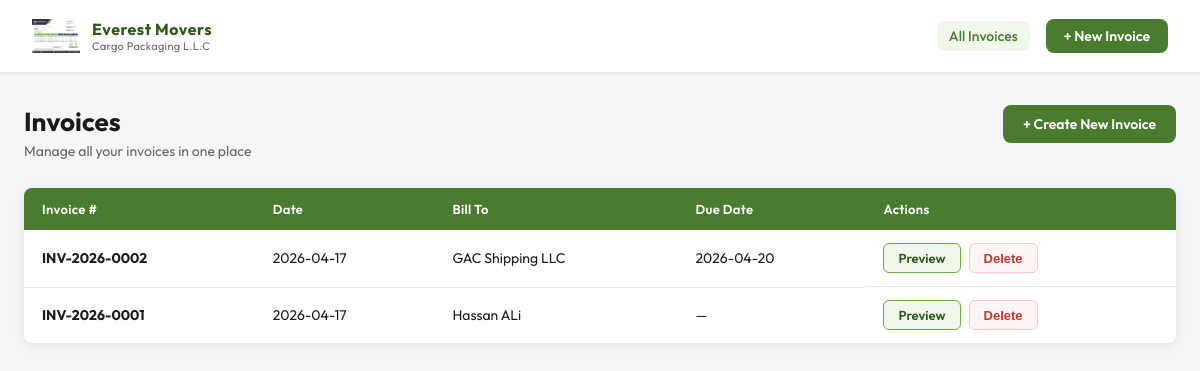
The page / on the database its author committed.
### tables this page shows
CREATE TABLE invoices (
            id INTEGER PRIMARY KEY AUTOINCREMENT,
            invoice_number TEXT NOT NULL,
            invoice_date TEXT NOT NULL,
            due_date TEXT,
            bill_to_name TEXT,
            bill_to_address TEXT,
            bill_to_email TEXT,
            company_name TEXT DEFAULT 'EVEREST MOVERS CARGO PACKAGING LLC',
            company_address TEXT DEFAULT 'IT CANTER BUR DUBAI OFFICE NO 403, DUBAI UAE',
            company_phone TEXT DEFAULT '+92 3096882551',
            company_email TEXT DEFAULT 'support@eversemovers.com',
            tax_percent REAL DEFAULT 0,
            discount REAL DEFAULT 0,
            terms TEXT DEFAULT '',
            created_at TEXT DEFAULT CURRENT_TIMESTAMP
        );

### app.py (the view)
@app.route('/')
def index():
    conn = get_db()
    cursor = conn.cursor()
    cursor.execute("SELECT * FROM invoices ORDER BY created_at DESC")
    invoices = cursor.fetchall()
    conn.close()
    return render_template('index.html', invoices=invoices)

### app.py (called while the page is built)
def get_db():
    conn = sqlite3.connect(DB_PATH)
    conn.row_factory = sqlite3.Row
    return conn

### templates/index.html (shortened to what this page needs)
{% extends "base.html" %}
{% block content %}
<div class="page-header">
    <div>
        <h1 class="page-title">Invoices</h1>
        <p class="page-subtitle">Manage all your invoices in one place</p>
    </div>
    <a href="{{ url_for('create_invoice') }}" class="btn-primary">+ Create New Invoice</a>
</div>
{% if invoices %}
<div class="invoice-table-wrapper">
    <table class="invoice-list-table">
        <thead>
            <tr>
                <th>Invoice #</th>
                <th>Date</th>
                <th>Bill To</th>
                <th>Due Date</th>
                <th>Actions</th>
            </tr>
        </thead>
        <tbody>
            {% for inv in invoices %}
            <tr>
                <td><strong>{{ inv.invoice_number }}</strong></td>
                <td>{{ inv.invoice_date }}</td>
                <td>{{ inv.bill_to_name or '—' }}</td>
                <td>{{ inv.due_date or '—' }}</td>
                <td class="action-cell">
                    <a href="{{ url_for('view_invoice', invoice_id=inv.id) }}" class="btn-view">Preview</a>
                    <button class="btn-delete" onclick="deleteInvoice({{ inv.id }})">Delete</button>
                </td>
            </tr>
            {% endfor %}
        </tbody>
    </table>
</div>
{% endif %}
{% endblock %}

### static/css/style.css (style rules this page uses)
* { margin: 0; padding: 0; box-sizing: border-box; }
:root { --green: #4a7c2f; --green-dark: #2d5a1b; --green-light: #6aad3f; --black: #1a1a1a; --gray-dark: #333; --gray-mid: #666; --gray-light: #e8e8e8; --gray-bg: #f5f6f8; --white: #ffffff; --accent: #f0f7eb; --border: #d0d0d0; --shadow: 0 2px 12px rgba(0,0,0,0.08); --radius: 8px; }
body { font-family: 'Outfit', 'Inter', sans-serif; background: var(--gray-bg); color: var(--black); min-height: 100vh; }
.page-header { display: flex; align-items: flex-start; justify-content: space-between; margin-bottom: 28px; }
.page-title { font-size: 26px; font-weight: 700; color: var(--black); }
.page-subtitle { font-size: 14px; color: var(--gray-mid); margin-top: 4px; }
.btn-primary { background: var(--green); color: white; border: none; padding: 10px 20px; border-radius: var(--radius); font-size: 14px; font-weight: 600; cursor: pointer; text-decoration: none; display: inline-flex; align-items: center; gap: 6px; transition: background 0.2s; }
.btn-view { background: var(--accent); color: var(--green-dark); border: 1px solid var(--green-light); padding: 6px 14px; border-radius: 6px; font-size: 13px; font-weight: 600; cursor: pointer; text-decoration: none; transition: all 0.2s; }
.btn-delete { background: #fff5f5; color: #c0392b; border: 1px solid #f5c6c6; padding: 6px 14px; border-radius: 6px; font-size: 13px; font-weight: 600; cursor: pointer; transition: all 0.2s; }
.invoice-table-wrapper { background: white; border-radius: var(--radius); box-shadow: var(--shadow); overflow: hidden; }
.invoice-list-table { width: 100%; border-collapse: collapse; }
.invoice-list-table th { background: var(--green); color: white; padding: 13px 18px; text-align: left; font-size: 13px; font-weight: 600; letter-spacing: 0.3px; }
.invoice-list-table td { padding: 13px 18px; font-size: 14px; border-bottom: 1px solid var(--gray-light); }
.invoice-list-table tr:last-child td { border-bottom: none; }
.action-cell { display: flex; gap: 8px; }

### rows shown on the page
invoices: invoice_number "INV-2026-0002", invoice_date "2026-04-17", bill_to_name "GAC Shipping LLC", due_date "2026-04-20"
invoices: invoice_number "INV-2026-0001", invoice_date "2026-04-17", bill_to_name "Hassan ALi", due_date "—"
